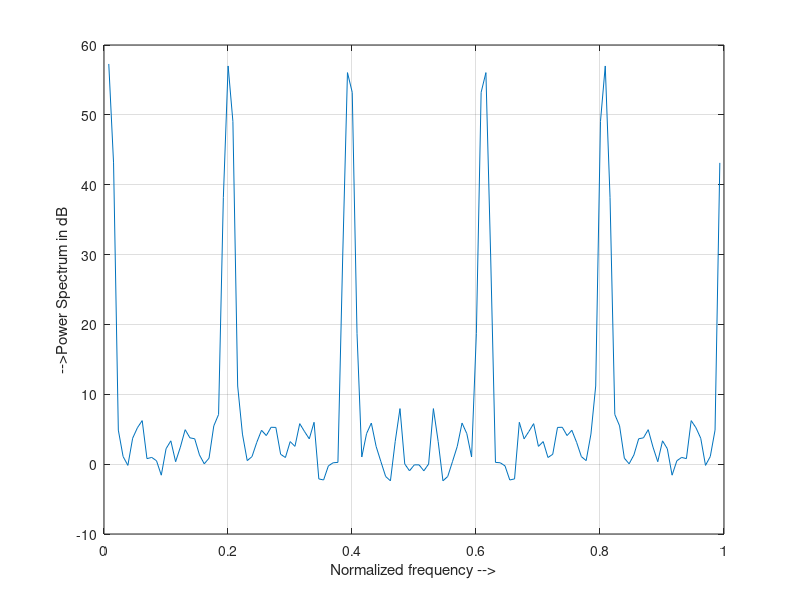

MATLAB code to generate this figure:
% POWER SPECTRAL DENSITY ESTIMATION USING WELCH METHOD
clc;
close all;
clear;
fs=1024;
f1=200;
f2=400;
M=128;
t=0:1/fs:1;
x=sin(2*pi*f1*t)+sin(2*pi*f2*t)+rand(size(t));
L=length(x);
K=L/M;
wi=hann(M+1);

su=[];
for i=1:M/2:L-M+1
 y=wi'.*x(i:M+i);
 w2=abs(fft(y).^2);
 su=[su;w2];
end
su1=sum(su);
su2=sum(wi.^2);
w1=su1/su2;
w12=10*log(w1);
fs1=(fs/K)+2;
t1=((1:fs1)/fs1);
plot(t1,w12);
grid;
xlabel('Normalized frequency -->');
ylabel('-->Power Spectrum in dB');
